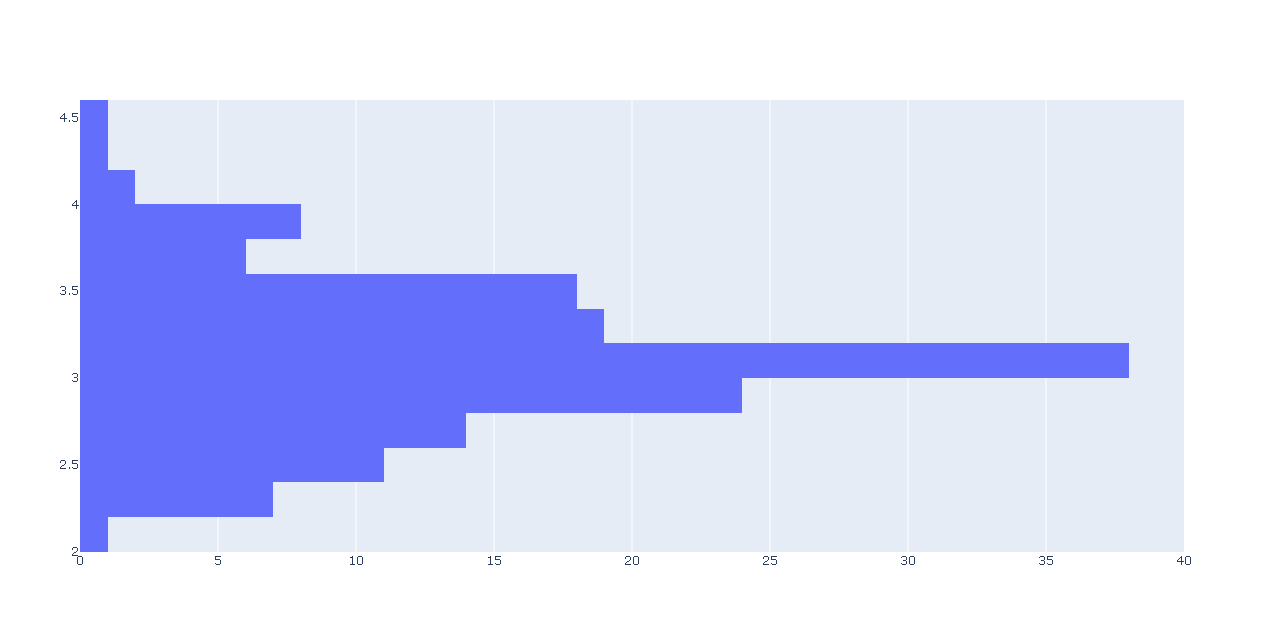

This figure's Python source:
import plotly.express as px # Biblioteca usada para criar gráficos
import plotly.graph_objects as go #

df = px.data.iris() # DataFrame com conjunto de dados de iris
fig = go.Figure(data=[go.Histogram(y=df['sepal_width'])]) # Cria o objeto com os dados de y
fig.show() # Plota o gráfico

# plotly.express pode criar toda a fígura de uma só vez. Ele usa a graph_objects internamente
# 'Figure' e estes são serializados como JSON antes de ser passado para plotly.js
